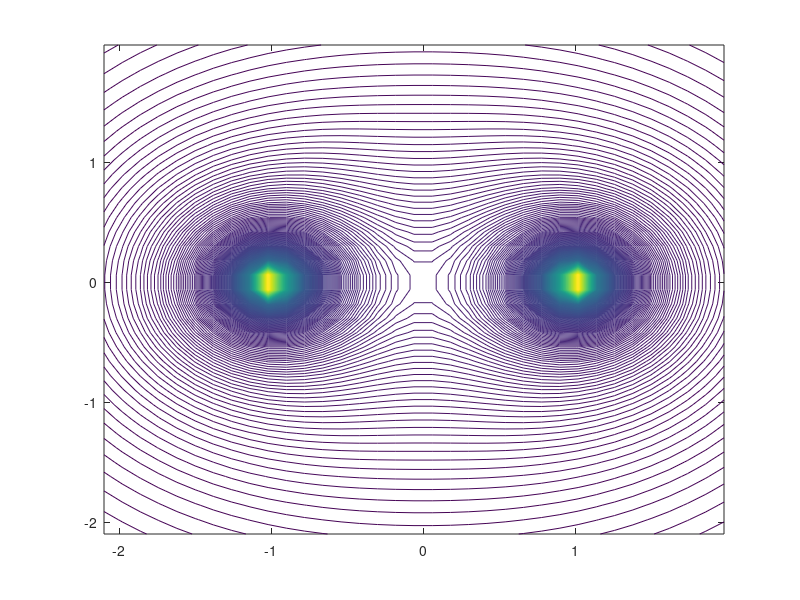

The MATLAB source for this figure:
clear; clf; hold off;
xa=-2.1:0.12:2;
ya=-2.1:0.12:2;
k=1.; q1=1; q2=1;
x1=1; x2=-1
[x,y]=meshgrid(xa,ya);
z=k*q1./sqrt((x-x1).^2+y.^2)+k*q2./sqrt((x-x2).^2+y.^2);
zmax=max(max(z));
zmin=min(min(z));
dz=(zmax-zmin)/400;
nivel=zmin:dz:zmax;
contour(x,y,z,nivel);
